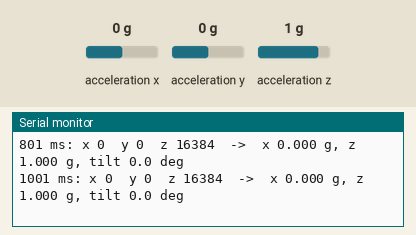
The sketch below on a simulated Arduino Uno, built with avr-gcc and run on an emulated ATmega328P. On the bench: the last lines printed to the serial monitor. Wiring (inferred from the names in the program): MPU-6050 motion sensor at I2C address 0x68. The inputs (shaded band) are chosen by the test bench; at power-on: acceleration x 0 g, acceleration y 0 g, acceleration z 1 g.

Above: at 1.2 s.
1.3 s: acceleration x set to -1.4 g
At 1.36 s:
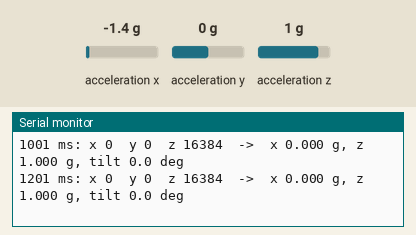
2.8 s: acceleration y set to -1.4 g
At 2.96 s:
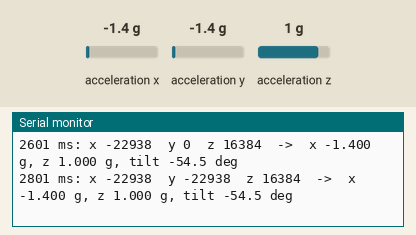
4.3 s: acceleration z set to -1.4 g
At 4.36 s:
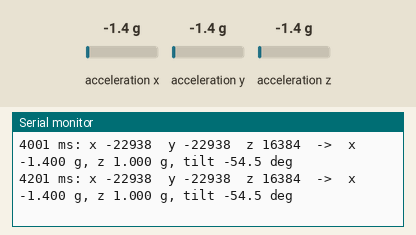
Timing chart, 0 to 7.3 s (numbered marks = the images above; inputs shaded):
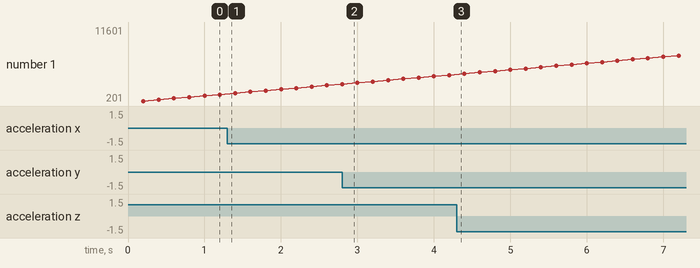

Measured:
- after the input at 2.8 s, the serial monitor: prints a new line at once (image 2)

The sketch:

imu_tilt.ino
```cpp
// imu_tilt.ino - read Rover's IMU (an MPU-6050) over I2C and work out how far Rover is tilted
#include <Wire.h>
const int IMU = 0x68;                  // the MPU-6050's address (its AD0 pin connected to GND)
const float COUNTS_PER_G = 16384.0;    // at the +-2 g range: 16,384 counts = 1 g
unsigned long lastRead = 0;

void writeRegister(byte reg, byte value) {
  Wire.beginTransmission(IMU);
  Wire.write(reg);                     // which register ...
  Wire.write(value);                   // ... and what to put in it
  Wire.endTransmission();
}

byte readRegister(byte reg) {
  Wire.beginTransmission(IMU);
  Wire.write(reg);                     // point at the register ...
  Wire.endTransmission(false);         // ... keep the bus (a "repeated start" follows) ...
  Wire.requestFrom(IMU, 1);            // ... and read one byte from it
  return Wire.read();
}

int16_t read16() {                     // two bytes, HIGH byte first, joined into one signed 16-bit number
  byte high = Wire.read();
  byte low = Wire.read();
  return (int16_t)((high << 8) | low);
}

void setup() {
  Serial.begin(115200);
  Wire.begin();
  Serial.print("WHO_AM_I = 0x");
  Serial.println(readRegister(0x75), HEX);   // the chip's ID: 0x68 for an MPU-6050
  writeRegister(0x6B, 0);              // PWR_MGMT_1 = 0: wake up (the chip starts asleep)
}

void loop() {
  if (millis() - lastRead >= 200) {
    lastRead += 200;
    Wire.beginTransmission(IMU);
    Wire.write(0x3B);                  // ACCEL_XOUT_H: the first of the six acceleration bytes
    Wire.endTransmission(false);
    Wire.requestFrom(IMU, 6);          // X high, X low, Y high, Y low, Z high, Z low
    int16_t ax = read16();
    int16_t ay = read16();
    int16_t az = read16();
    float tilt = atan2(ax, az) * 180.0 / PI;   // nose up is positive (Chapter 47)
    Serial.print(millis());
    Serial.print(" ms: x ");
    Serial.print(ax);
    Serial.print("  y ");
    Serial.print(ay);
    Serial.print("  z ");
    Serial.print(az);
    Serial.print("  ->  x ");
    Serial.print(ax / COUNTS_PER_G, 3);
    Serial.print(" g, z ");
    Serial.print(az / COUNTS_PER_G, 3);
    Serial.print(" g, tilt ");
    Serial.print(tilt, 1);
    Serial.println(" deg");
  }
}
```
